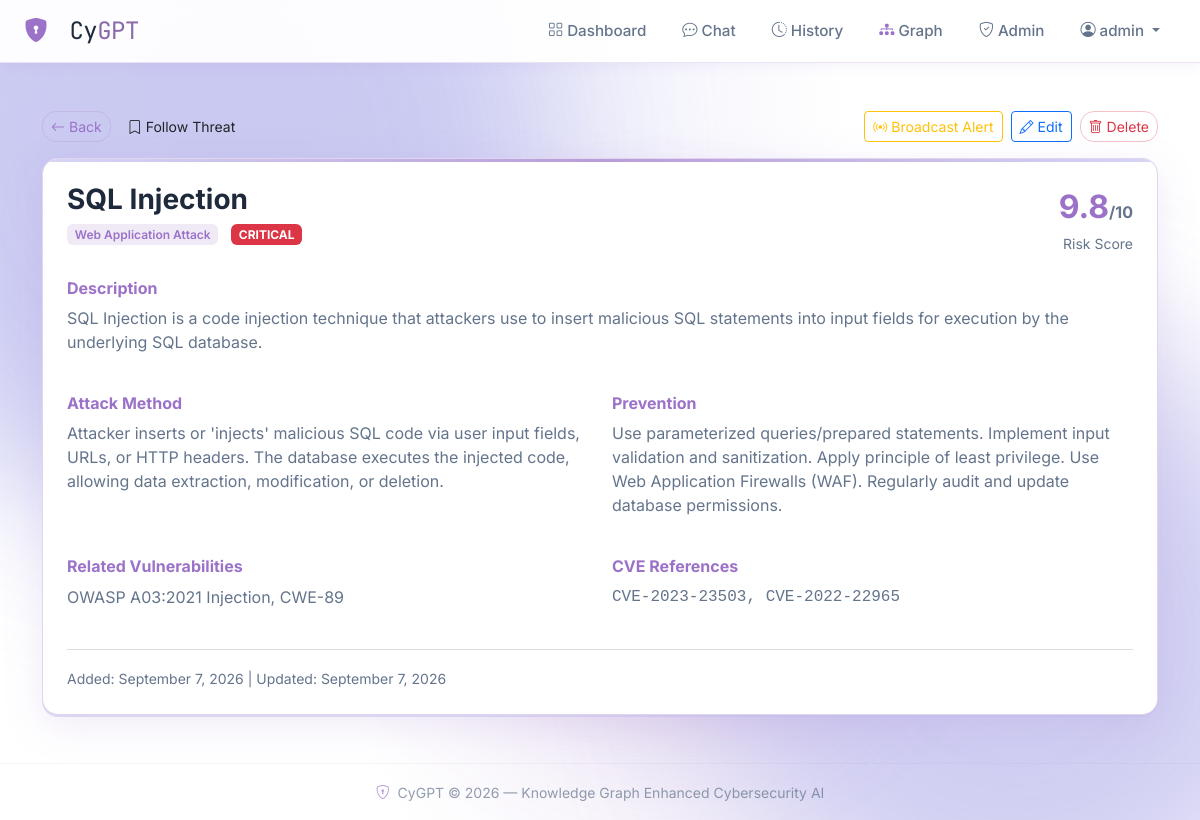
/knowledge/2/ (signed in), run on the app's committed database.
### users/models.py (models this page shows, shortened)
class CustomUser(AbstractUser):
    ROLE_CHOICES = [
        ('user', 'User'),
        ('admin', 'Admin'),
    ]
    email = models.EmailField(unique=True)
    role = models.CharField(max_length=10, choices=ROLE_CHOICES, default='user')
    bio = models.TextField(blank=True)
    avatar = models.ImageField(upload_to='avatars/', blank=True, null=True)
    created_at = models.DateTimeField(auto_now_add=True)
    USERNAME_FIELD = 'email'
    REQUIRED_FIELDS = ['username']
    @property
    def is_admin_user(self):
        return self.role == 'admin' or self.is_superuser

### knowledgegraph/models.py (models this page shows, shortened)
class CyberKnowledge(models.Model):
    SEVERITY_CHOICES = [
        ('low', 'Low'),
        ('medium', 'Medium'),
        ('high', 'High'),
        ('critical', 'Critical'),
    ]
    STATUS_CHOICES = [
        ('pending', 'Pending Approval'),
        ('approved', 'Approved'),
        ('rejected', 'Rejected'),
    ]
    THREAT_TYPE_CHOICES = [
        ('Malware', 'Malware'),
        ('Phishing', 'Phishing'),
        ('Ransomware', 'Ransomware'),
        ('DDoS', 'DDoS'),
        ('SQL Injection', 'SQL Injection'),
        ('Cross-Site Scripting (XSS)', 'Cross-Site Scripting (XSS)'),
        ('Zero-Day Exploit', 'Zero-Day Exploit'),
        ('Social Engineering', 'Social Engineering'),
        ('Insider Threat', 'Insider Threat'),
        ('Advanced Persistent Threat (APT)', 'Advanced Persistent Threat (APT)'),
        ('Other', 'Other'),
    ]
    threat_name = models.CharField(max_length=200)
    threat_type = models.CharField(max_length=100, choices=THREAT_TYPE_CHOICES, default='Malware')
    description = models.TextField()
    attack_method = models.TextField()
    prevention = models.TextField()
    severity = models.CharField(max_length=20, choices=SEVERITY_CHOICES, default='medium')
    risk_score = models.FloatField(default=5.0)
    related_vulnerabilities = models.TextField(blank=True)
    cve_references = models.TextField(blank=True, help_text='CVE IDs comma-separated')
    status = models.CharField(max_length=20, choices=STATUS_CHOICES, default='approved')
    submitted_by = models.ForeignKey(settings.AUTH_USER_MODEL, on_delete=models.SET_NULL, null=True, blank=True, related_name='submitted_threats')
    created_at = models.DateTimeField(auto_now_add=True)
    updated_at = models.DateTimeField(auto_now=True)
    class Meta:
        ordering = ['-risk_score', '-created_at']
        verbose_name = 'Cyber Knowledge'
        verbose_name_plural = 'Cyber Knowledge'

### knowledgegraph/views.py (the view)
# urls.py: path('<int:pk>/', views.knowledge_detail, name='detail'),
@login_required
def knowledge_detail(request, pk):
    entry = get_object_or_404(CyberKnowledge, pk=pk)
    is_bookmarked = False
    if request.user.is_authenticated:
        is_bookmarked = ThreatBookmark.objects.filter(user=request.user, threat=entry).exists()
    return render(request, 'knowledgegraph/detail.html', {'entry': entry, 'is_bookmarked': is_bookmarked})

### adminpanel/context_processors.py (called while the page is built)
def active_alerts(request):
    if request.user.is_authenticated:
        alerts = [alert for alert in BroadcastAlert.objects.filter(is_active=True) if alert.is_valid]
        return {'active_alerts': alerts}
    return {'active_alerts': []}

### templates/knowledgegraph/detail.html (shortened to what this page needs)
{% extends 'base.html' %}
{% block content %}
<div class="container py-4">
  <div class="mb-3 d-flex gap-2">
    <a href="javascript:history.back()" class="btn btn-sm btn-outline-secondary"><i class="bi bi-arrow-left me-1"></i>Back</a>
    <form method="post" action="{% url 'knowledge:toggle_bookmark' entry.pk %}" class="d-inline">
      <button type="submit" class="btn btn-sm {% if is_bookmarked %}btn-cyber-primary{% else %}btn-outline-cyber-primary{% endif %}">
        <i class="bi {% if is_bookmarked %}bi-bookmark-check-fill{% else %}bi-bookmark{% endif %} me-1"></i>{% if is_bookmarked %}Following{% else %}Follow Threat{% endif %}
      </button>
    </form>
    {% if request.user.is_admin_user %}
      <form method="post" action="{% url 'adminpanel:broadcast_threat' entry.pk %}" class="d-inline ms-auto">
        <button type="submit" class="btn btn-sm btn-outline-warning" data-confirm="Instantly broadcast this threat to all users?">
          <i class="bi bi-broadcast me-1"></i>Broadcast Alert
        </button>
      </form>
      <a href="{% url 'knowledge:edit' entry.pk %}" class="btn btn-sm btn-outline-primary"><i class="bi bi-pencil me-1"></i>Edit</a>
      <a href="{% url 'knowledge:delete' entry.pk %}" class="btn btn-sm btn-outline-danger"><i class="bi bi-trash me-1"></i>Delete</a>
    {% endif %}
  </div>
  <div class="premium-panel p-4 rounded-4">
    <div class="d-flex justify-content-between align-items-start mb-4 flex-wrap gap-2">
      <div>
        <h3 class="fw-bold mb-1">{{ entry.threat_name }}</h3>
        <span class="badge bg-secondary me-2">{{ entry.threat_type }}</span>
        <span class="badge {% if entry.severity == 'critical' %}bg-danger{% elif entry.severity == 'high' %}bg-warning text-dark{% elif entry.severity == 'medium' %}bg-info text-dark{% else %}bg-success{% endif %}">{{ entry.severity|upper }}</span>
      </div>
      <div class="text-end">
        <div class="fs-2 fw-bold text-cyan">{{ entry.risk_score }}<small class="text-muted fs-6">/10</small></div>
        <small class="text-muted">Risk Score</small>
      </div>
    </div>
    <div class="row g-4">
      <div class="col-12"><h6 class="text-cyan fw-bold">Description</h6><p class="text-muted">{{ entry.description }}</p></div>
      <div class="col-md-6"><h6 class="text-cyan fw-bold">Attack Method</h6><p class="text-muted">{{ entry.attack_method }}</p></div>
      <div class="col-md-6"><h6 class="text-cyan fw-bold">Prevention</h6><p class="text-muted">{{ entry.prevention }}</p></div>
      {% if entry.related_vulnerabilities %}
      <div class="col-md-6"><h6 class="text-cyan fw-bold">Related Vulnerabilities</h6><p class="text-muted">{{ entry.related_vulnerabilities }}</p></div>
      {% endif %}
      {% if entry.cve_references %}
      <div class="col-md-6"><h6 class="text-cyan fw-bold">CVE References</h6><p class="text-muted font-monospace">{{ entry.cve_references }}</p></div>
      {% endif %}
    </div>
    <hr class="border-secondary mt-4">
    <small class="text-muted">Added: {{ entry.created_at|date:"F j, Y" }} | Updated: {{ entry.updated_at|date:"F j, Y" }}</small>
  </div>
</div>
{% endblock %}

### templates/base.html (shortened to what this page needs)
<!DOCTYPE html>
<html lang="en" data-bs-theme="light">
<head>
  <link href="https://cdn.jsdelivr.net/npm/bootstrap@5.3.2/dist/css/bootstrap.min.css" rel="stylesheet">
  <link href="https://cdn.jsdelivr.net/npm/bootstrap-icons@1.11.3/font/bootstrap-icons.min.css" rel="stylesheet">
  {% load static %}
  <link rel="stylesheet" href="{% static 'css/custom.css' %}">
</head>
<body class="cyber-body">
<nav class="navbar navbar-expand-lg cyber-navbar sticky-top">
  <div class="container-fluid px-4">
    <a class="navbar-brand cyber-brand" href="/">
      <i class="bi bi-shield-lock-fill text-cyan me-2"></i>
      <span class="brand-text">Cy<span class="text-cyan-light">GPT</span></span>
    </a>
    <div class="collapse navbar-collapse" id="navbarNav">
      <ul class="navbar-nav ms-auto align-items-center gap-1">
        {% if user.is_authenticated %}
          <li class="nav-item"><a class="nav-link cyber-nav-link" href="{% url 'chatbot:dashboard' %}"><i class="bi bi-grid me-1"></i>Dashboard</a></li>
          <li class="nav-item"><a class="nav-link cyber-nav-link" href="{% url 'chatbot:chat' %}"><i class="bi bi-chat-dots me-1"></i>Chat</a></li>
          <li class="nav-item"><a class="nav-link cyber-nav-link" href="{% url 'chatbot:history' %}"><i class="bi bi-clock-history me-1"></i>History</a></li>
          <li class="nav-item"><a class="nav-link cyber-nav-link" href="{% url 'knowledge:graph' %}"><i class="bi bi-diagram-3-fill me-1 text-cyan"></i>Graph</a></li>
          {% if user.is_admin_user %}
            <li class="nav-item"><a class="nav-link cyber-nav-link text-warning" href="{% url 'adminpanel:dashboard' %}"><i class="bi bi-shield-check me-1"></i>Admin</a></li>
          {% endif %}
          <li class="nav-item dropdown">
            <a class="nav-link dropdown-toggle cyber-nav-link" href="#" data-bs-toggle="dropdown">
              <i class="bi bi-person-circle me-1"></i>{{ user.username }}
            </a>
          </li>
        {% else %}
          <li class="nav-item"><a class="nav-link cyber-nav-link" href="{% url 'users:login' %}">Login</a></li>
          <li class="nav-item"><a class="btn btn-cyber-primary btn-sm ms-2" href="{% url 'users:register' %}">Get Started</a></li>
        {% endif %}
      </ul>
    </div>
  </div>
</nav>
<main class="{% block main_class %}container-fluid py-4{% endblock %}">
  {% block content %}{% endblock %}
</main>
<footer class="cyber-footer mt-auto py-3 text-center">
  <small class="text-muted" style="opacity: 0.7;">
    <i class="bi bi-shield-lock text-cyan me-1"></i>
    CyGPT &copy; 2026 — Knowledge Graph Enhanced Cybersecurity AI
  </small>
</footer>
{% load static %}
</body>
</html>

### static/css/custom.css (style rules this page uses)
:root { --cyber-violet: #9B72C8; --cyber-lavender: #C4C4F0; --cyber-bg: #FFFFFF; --cyber-bg-alt: #F8F7FF; --cyber-text: #1E293B; --cyber-text-muted: #64748B; --cyber-surface: rgba(255, 255, 255, 0.95); --cyber-border: rgba(155, 114, 200, 0.35); --cyber-glow: 0 10px 30px rgba(155, 114, 200, 0.3); }
body.cyber-body { background-color: var(--cyber-bg); background-image: radial-gradient(ellipse at 20% 10%, rgba(196, 196, 240, 0.5) 0%, transparent 45%), radial-gradient(ellipse at 80% 80%, rgba(155, 114, 200, 0.2) 0%, transparent 45%); font-family: 'Inter', sans-serif; color: var(--cyber-text); min-height: 100vh; position: relative; overflow-x: hidden; }
.cyber-navbar { background: rgba(255, 255, 255, 0.95) !important; backdrop-filter: blur(20px); border-bottom: 1px solid rgba(155, 114, 200, 0.2); box-shadow: 0 2px 12px rgba(155, 114, 200, 0.1); z-index: 100; transition: background 0.3s ease, box-shadow 0.3s ease; }
.cyber-brand { font-family: 'JetBrains Mono', monospace; font-size: 1.5rem; text-decoration: none; color: var(--cyber-text) !important; letter-spacing: -0.5px; }
.cyber-nav-link { color: var(--cyber-text-muted) !important; transition: all 0.3s ease; padding: .5rem 1rem !important; border-radius: 20px; font-size: .95rem; font-weight: 500; }
.premium-panel { background: #FFFFFF; border-radius: 24px; border: 1px solid rgba(155, 114, 200, 0.3); box-shadow: 0 10px 40px rgba(155, 114, 200, 0.15), 0 2px 0 rgba(196,196,240,0.5); transition: transform 0.4s cubic-bezier(0.175, 0.885, 0.32, 1.275), box-shadow 0.4s ease; position: relative; overflow: hidden; }
.premium-panel::after { content: ''; position: absolute; top: 0; left: 0; right: 0; height: 3px; background: linear-gradient(90deg, var(--cyber-lavender), var(--cyber-violet), var(--cyber-lavender)); border-radius: 24px 24px 0 0; opacity: 0.7; }
.btn-outline-secondary { border-radius: 14px; border: 1px solid rgba(177, 143, 207, 0.3); color: var(--cyber-violet); background: transparent; }
.text-cyan { color: var(--cyber-violet) !important; }
.text-cyan-light { color: #8A6BA8 !important; }
.text-muted { color: var(--cyber-text-muted) !important; }
.cyber-footer { border-top: 1px solid rgba(177, 143, 207, 0.1); background: transparent; }
.badge.bg-secondary { background-color: rgba(155, 114, 200, 0.15) !important; color: var(--cyber-violet) !important; font-weight: 600; }
.btn-outline-danger { border-radius: 14px; border: 1px solid rgba(220, 53, 69, 0.3); transition: all 0.3s ease; }

### data on the page
CustomUser: username "admin"
CyberKnowledge: threat_name "SQL Injection", threat_type "Web Application Attack", severity "CRITICAL", risk_score "9.8", description "SQL Injection is a code injection technique that attackers use to insert malicious SQL statements into input fields for execution by the underlying SQL database.", attack_method "Attacker inserts or 'injects' malicious SQL code via user input fields, URLs, or HTTP headers. The database executes the injected code, allowing data extraction, modification, or deletion.", prevention "Use parameterized queries/prepared statements. Implement input validation and sanitization. Apply principle of least privilege. Use Web Application Firewalls (WAF). Regularly audit and update database permissions.", related_vulnerabilities "OWASP A03:2021 Injection, CWE-89", cve_references "CVE-2023-23503, CVE-2022-22965", created_at "September 7, 2026", updated_at "September 7, 2026"
